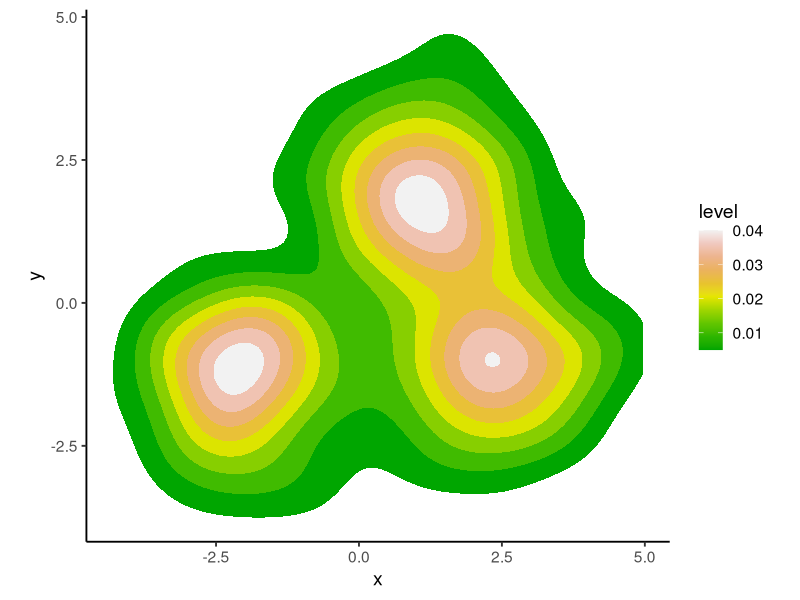
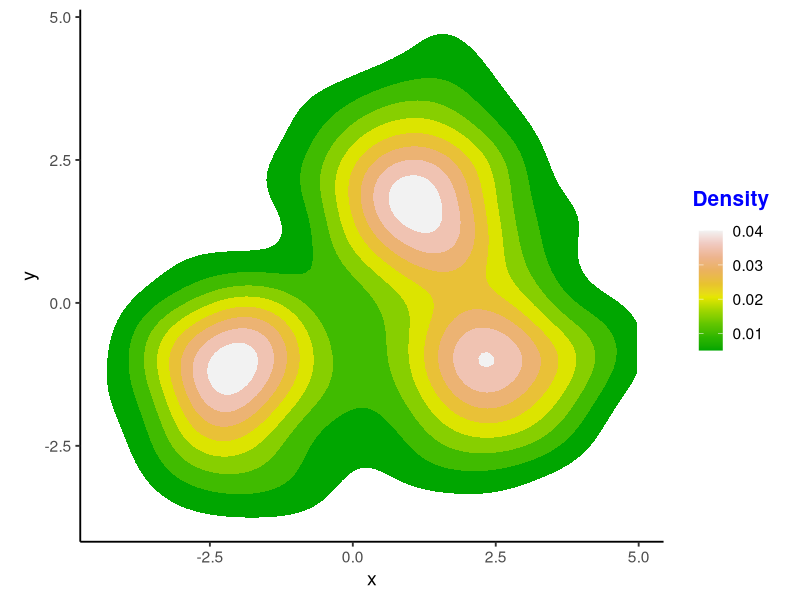
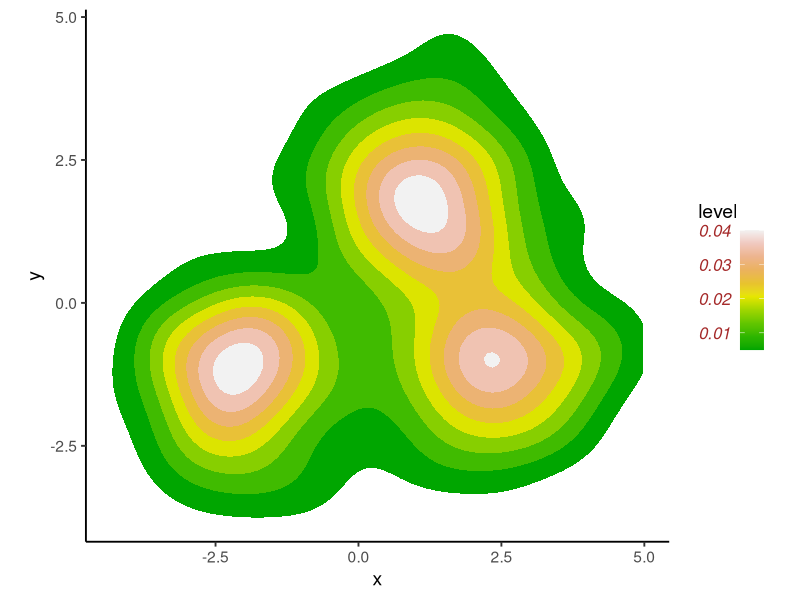
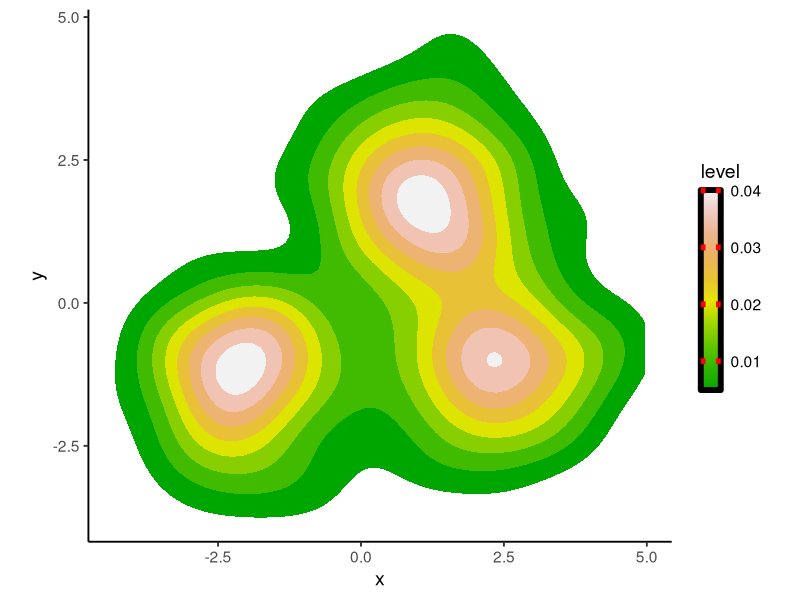
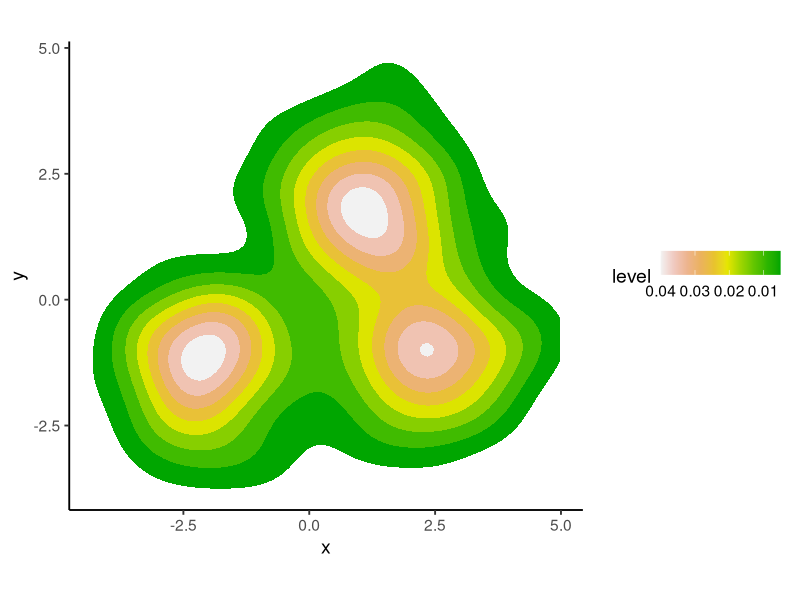

Write R code to recreate these figures, in order.
## ---- chunk 1
knitr::opts_chunk$set(message = F, 
                      error = F, 
                      warning = F,
                      fig.align = "center")

## ---- chunk 2
library(tidyverse)

### Random numbers from normal distributions
set.seed(123)
x_mean <- c(-2, 2.4, 1)
y_mean <- c(-1.3, -1, 2)
rand_df <- data.frame(x = unlist(map(x_mean, function(x){rnorm(n = 200, mean = x, sd = 1)})),
                      y = unlist(map(y_mean, function(x){rnorm(n = 200, mean = x, sd = 1)})))

### Contour plot
P <- ggplot(rand_df) +
  stat_density_2d(aes(x = x, y = y, fill = ..level..), geom = "polygon") + 
  theme_classic(base_size = 14) +
  coord_fixed(ratio = 1) + 
  scale_fill_gradientn(colors = terrain.colors(10))

P
## ---- chunk 3
P + guides(fill = guide_colorbar(title = "Density",  # name
                                 title.position = "top",  # position
                                 title.theme = element_text(size = 15, color = "blue", face = "bold"),  # text appearance
                                 title.hjust = 0.5,  # horizontal alignment
                                 title.vjust = 3))  # vertical alignment
  
## ---- chunk 4
P + guides(fill = guide_colorbar(label = T,  # show the labels
                                 label.position = "left",  # position
                                 label.theme = element_text(size = 12, color = "brown", face = "italic"),  # text appearance
                                 label.hjust = 0,  # horizontal alignment
                                 label.vjust = 0.5))  # vertical alignment
  
## ---- chunk 5
P + guides(fill = guide_colorbar(barwidth = unit(0.2, "inches"),  # bar width
                                 barheight = unit(2, "inches"),  # bar height
                                 frame.colour = "black",  # bar frame color
                                 frame.linewidth = 2,  # bar frame width
                                 frame.linetype = "solid",  # bar frame linetype
                                 ticks = T,  # show the ticks on the bar
                                 ticks.linewidth = 2,  # tick width
                                 ticks.colour = "red",  # tick color
                                 draw.ulim = T,  # show the tick at the upper limit
                                 draw.llim = T  # show the tick at the lower limit
                                 ))
  
## ---- chunk 6
P + guides(fill = guide_colorbar(direction = "horizontal",  # direction of the legend
                                 reverse = T))  # flip the bar
  
